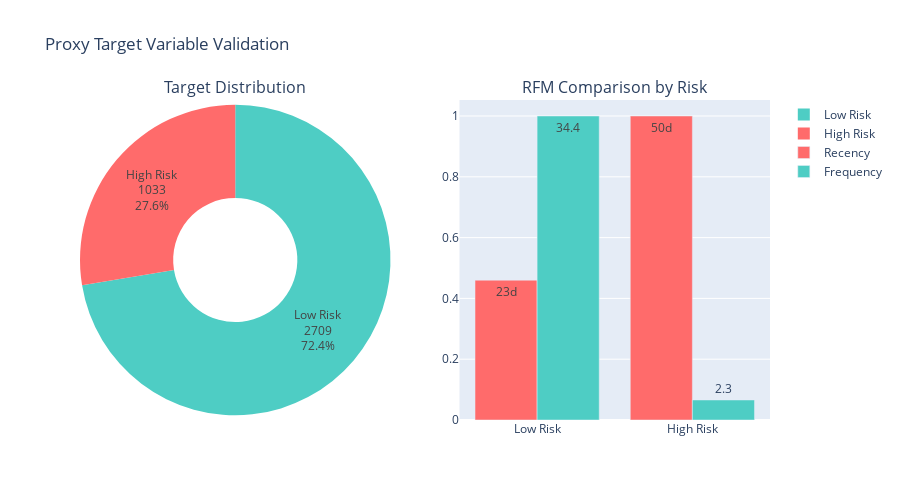

The code cell stored with this chart in its notebook:
### Code cell
# ============================================================================
# SECTION 8: TARGET VARIABLE CREATION & VALIDATION
# ============================================================================
print("\n" + "="*80)
print("🏷️ SECTION 8: PROXY TARGET VARIABLE CREATION")
print("="*80)

# Create binary target variable
print("🔄 Creating proxy target variable 'is_high_risk'...")
rfm['is_high_risk'] = (rfm['cluster'] == high_risk_cluster).astype(int)

# Display target distribution
print("\n📊 TARGET VARIABLE DISTRIBUTION:")
print("-" * 40)

target_distribution = rfm['is_high_risk'].value_counts().sort_index()
for risk_level, count in target_distribution.items():
    risk_label = "HIGH RISK" if risk_level == 1 else "LOW RISK"
    percentage = count / len(rfm) * 100
    print(f"  {risk_label} ({risk_level}): {count:,} customers ({percentage:.1f}%)")

print(f"\n🎯 KEY METRICS:")
print(f"• High-risk rate: {target_distribution[1]/len(rfm)*100:.1f}%")
print(f"• Industry benchmark (Basel II): 2-5% default rate")
print(f"• Assessment: {'WITHIN ACCEPTABLE RANGE' if 2 <= target_distribution[1]/len(rfm)*100 <= 5 else 'REVIEW REQUIRED'}")

# Business validation with existing fraud data
print("\n🔍 BUSINESS VALIDATION WITH FRAUD DATA:")
if 'FraudResult' in df.columns:
    # Merge fraud data with RFM
    customer_fraud = df.groupby('CustomerId')['FraudResult'].max()
    validation_df = pd.merge(rfm[['is_high_risk']], customer_fraud, 
                           left_index=True, right_index=True, how='left')
    validation_df['FraudResult'] = validation_df['FraudResult'].fillna(0)
    
    # Calculate fraud rates
    fraud_by_risk = validation_df.groupby('is_high_risk')['FraudResult'].agg(['sum', 'count', 'mean'])
    fraud_by_risk['fraud_rate'] = fraud_by_risk['mean'] * 100
    fraud_by_risk['relative_risk'] = fraud_by_risk['fraud_rate'] / fraud_by_risk['fraud_rate'].min()
    
    print("\n📊 FRAUD ANALYSIS BY RISK CATEGORY:")
    print(fraud_by_risk.round(4))
    
    print(f"\n✅ VALIDATION RESULT:")
    if fraud_by_risk.loc[1, 'relative_risk'] > 1:
        print(f"✓ PASS: High-risk customers have {fraud_by_risk.loc[1, 'relative_risk']:.1f}x higher fraud rate")
    else:
        print(f"⚠️ REVIEW: Unexpected fraud pattern")
else:
    print("ℹ️ Fraud data not available for validation")

# Create target variable validation visualization
print("\n🔄 Creating target validation dashboard...")

fig7 = make_subplots(
    rows=1, cols=2,
    subplot_titles=('Target Distribution', 'RFM Comparison by Risk'),
    specs=[[{'type': 'pie'}, {'type': 'bar'}]]
)

# Pie chart for target distribution
fig7.add_trace(
    go.Pie(
        labels=['Low Risk', 'High Risk'],
        values=target_distribution.values,
        hole=0.4,
        marker_colors=['#4ECDC4', '#FF6B6B'],
        textinfo='label+percent+value',
        name='Target Distribution'
    ),
    row=1, col=1
)

# Bar chart for RFM comparison
risk_comparison = rfm.groupby('is_high_risk').agg({
    'recency_days': 'mean',
    'transaction_frequency': 'mean',
    'total_monetary_value': 'mean'
}).reset_index()

# Normalize for comparison
for col in ['recency_days', 'transaction_frequency', 'total_monetary_value']:
    risk_comparison[f'{col}_norm'] = risk_comparison[col] / risk_comparison[col].max()

fig7.add_trace(
    go.Bar(name='Recency', x=['Low Risk', 'High Risk'], 
           y=risk_comparison['recency_days_norm'], marker_color='#FF6B6B',
           text=[f"{x:.0f}d" for x in risk_comparison['recency_days']]),
    row=1, col=2
)

fig7.add_trace(
    go.Bar(name='Frequency', x=['Low Risk', 'High Risk'],
           y=risk_comparison['transaction_frequency_norm'], marker_color='#4ECDC4',
           text=[f"{x:.1f}" for x in risk_comparison['transaction_frequency']]),
    row=1, col=2
)

fig7.update_layout(
    title_text='Proxy Target Variable Validation',
    barmode='group',
    showlegend=True,
    height=500
)

fig7.show()

print("✅ Target variable creation and validation complete")

### Figure 1 — Plotly figure (JSON) as saved in the notebook; plotly's stock layout.template omitted (floating-point values rounded to 4 significant figures)
{"data": [{"domain": {"x": [0, 0.45], "y": [0, 1]}, "hole": 0.4, "labels": ["Low Risk", "High Risk"], "marker": {"colors": ["#4ECDC4", "#FF6B6B"]}, "name": "Target Distribution", "textinfo": "label+percent+value", "type": "pie", "values": [2709, 1033]}, {"marker": {"color": "#FF6B6B"}, "name": "Recency", "text": ["23d", "50d"], "type": "bar", "x": ["Low Risk", "High Risk"], "xaxis": "x", "y": [0.46, 1.0], "yaxis": "y"}, {"marker": {"color": "#4ECDC4"}, "name": "Frequency", "text": ["34.4", "2.3"], "type": "bar", "x": ["Low Risk", "High Risk"], "xaxis": "x", "y": [1.0, 0.06584], "yaxis": "y"}], "layout": {"annotations": [{"font": {"size": 16}, "showarrow": false, "text": "Target Distribution", "x": 0.225, "xanchor": "center", "xref": "paper", "y": 1, "yanchor": "bottom", "yref": "paper"}, {"font": {"size": 16}, "showarrow": false, "text": "RFM Comparison by Risk", "x": 0.775, "xanchor": "center", "xref": "paper", "y": 1, "yanchor": "bottom", "yref": "paper"}], "barmode": "group", "height": 500, "showlegend": true, "title": {"text": "Proxy Target Variable Validation"}, "xaxis": {"anchor": "y", "domain": [0.55, 1]}, "yaxis": {"anchor": "x", "domain": [0, 1]}}}
